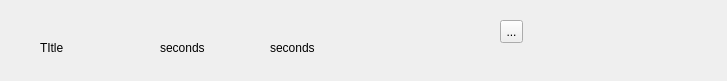
<?xml version="1.0" encoding="UTF-8"?>
<ui version="4.0">
 <class>DashboardItemDisplay</class>
 <widget class="QWidget" name="DashboardItemDisplay">
  <property name="geometry">
   <rect>
    <x>0</x>
    <y>0</y>
    <width>727</width>
    <height>81</height>
   </rect>
  </property>
  <property name="windowTitle">
   <string>Form</string>
  </property>
  <widget class="QLabel" name="label">
   <property name="geometry">
    <rect>
     <x>40</x>
     <y>40</y>
     <width>49</width>
     <height>16</height>
    </rect>
   </property>
   <property name="text">
    <string>TItle</string>
   </property>
  </widget>
  <widget class="QLabel" name="label_2">
   <property name="geometry">
    <rect>
     <x>160</x>
     <y>40</y>
     <width>111</width>
     <height>16</height>
    </rect>
   </property>
   <property name="text">
    <string>seconds</string>
   </property>
  </widget>
  <widget class="QToolButton" name="toolButton">
   <property name="geometry">
    <rect>
     <x>500</x>
     <y>20</y>
     <width>23</width>
     <height>23</height>
    </rect>
   </property>
   <property name="text">
    <string>...</string>
   </property>
  </widget>
  <widget class="QLabel" name="label_3">
   <property name="geometry">
    <rect>
     <x>270</x>
     <y>40</y>
     <width>111</width>
     <height>16</height>
    </rect>
   </property>
   <property name="text">
    <string>seconds</string>
   </property>
  </widget>
 </widget>
 <resources/>
 <connections/>
</ui>
